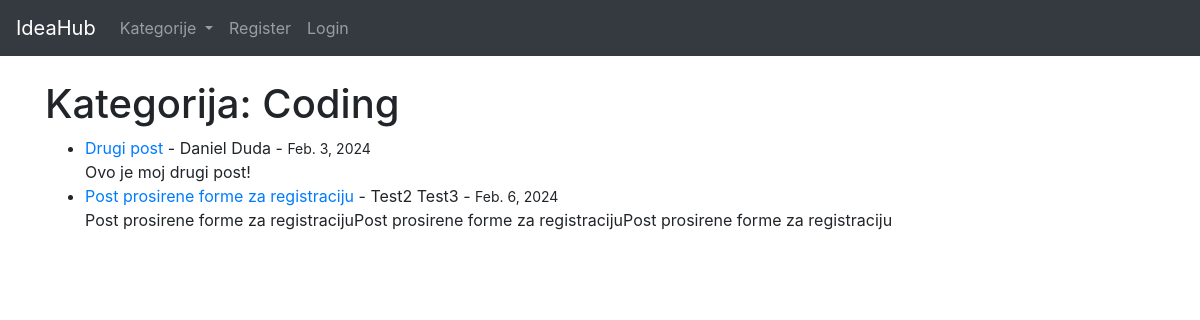
The page /kategorija/coding/ on the database as committed earlier.
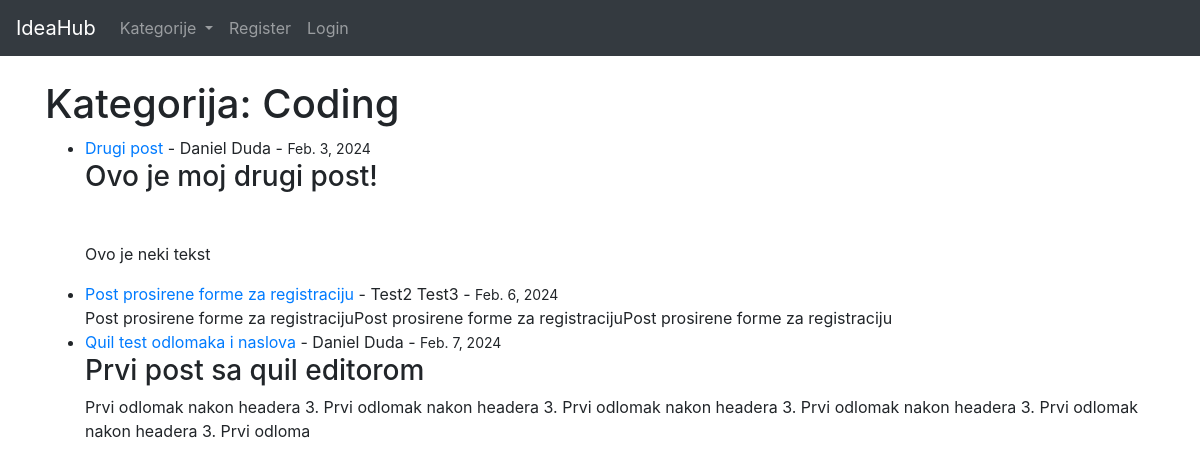
The same page on the database as committed later.
### IdeaHub/models.py (models this page shows, shortened)
class Post(models.Model):
    title = models.CharField(max_length=255)
    title_tag = models.CharField(max_length=255, default="IdeaHub")
    header_image = models.ImageField(null=True, blank=True, upload_to="images/")
    author = models.ForeignKey(User, on_delete=models.CASCADE)
    body = models.TextField()
    post_date = models.DateField(auto_now_add=True)
    category = models.CharField(max_length=255, default='undefined')
    likes = models.ManyToManyField(User, related_name="blog_posts") # ManyToMany --> post_id + user_id

### IdeaHub/views.py (the view)
# urls.py: path('kategorija/<str:categories>/', CategoryView, name='category'),
def CategoryView(request, categories):
    category_post = Post.objects.filter(category=categories.replace('-', ' '))
    return render(request, 'category.html', {'categories':categories.title().replace('-', ' '), 'category_post':category_post})

### IdeaHub/context_processors.py (called while the page is built)
def category_menu(request):
    return {'category_menu': Category.objects.all()}

### IdeaHub/models.py (called while the page is built)
    def __str__(self):
        return self.name

### IdeaHub/templates/category.html (shortened to what this page needs)
{% extends "base_generic.html" %}
        {% block content %}
            {% if category_post %}
                <h1>Kategorija: {{ categories }}</h1>
                <ul>
                    {% for post in category_post %}
                        <li>
                            <a href="{% url 'IdeaHub:idea_detail' post.pk %}">{{ post.title }}</a> - {{ post.author.first_name }} {{ post.author.last_name }} -
                            <small> {{post.post_date}} </small>
                            <br/>
                            {{ post.body|slice:":200"|safe }}
                        </li>
                    {% endfor %}
                </ul>
            {% else %}
                Sorry this page does not exist.
            {% endif %}
        {% endblock %}

### IdeaHub/templates/base_generic.html (shortened to what this page needs)
<!doctype html>
<html lang="en">
  <head>
    <link rel="stylesheet" href="https://cdn.jsdelivr.net/npm/bootstrap@4.6.2/dist/css/bootstrap.min.css">
    <link href="https://cdn.quilljs.com/1.3.6/quill.snow.css" rel="stylesheet">
  </head>
  <body>
    <nav class="navbar navbar-expand-lg navbar-dark bg-dark">
        <a class="navbar-brand" href="{% url 'IdeaHub:homepage' %}">IdeaHub</a>
        <div class="collapse navbar-collapse" id="navbarSupportedContent">
          <ul class="navbar-nav mr-auto">
            {% if category_menu %}
              <li class="nav-item dropdown">
                <a class="nav-link dropdown-toggle" href="#" role="button" data-toggle="dropdown" aria-expanded="false">
                  Kategorije
                </a>
              </li>
            {% endif %}
            {% if user.is_authenticated %}
              <li class="nav-item">
                <a class="nav-link" href="{% url 'IdeaHub:add_post' %}">Add post</a>
              </li>
              <li class="nav-item">
                <a class="nav-link" href="{% url 'IdeaHub:add_category' %}">Add category</a>
              </li>
              <li class="nav-item">
                <a class="nav-link" href="{% url 'loginapp:edit_profile' %}">Edit profile</a>
              </li>
              <li class="nav-item">
                <a class="nav-link" href="#" onclick="event.preventDefault(); document.getElementById('logout-form').submit();">Logout</a>
              </li>
              <form id="logout-form" action="{% url 'logout' %}" method="post" style="display: none;">
                {% csrf_token %}
              </form>
            {% else %}
              <li class="nav-item">
                <a class="nav-link" href="{% url 'loginapp:register' %}">Register</a>
              </li>
              <li class="nav-item">
                <a class="nav-link" href="{% url 'login' %}">Login</a>
              </li>
            {% endif %}
          </ul>
        </div>
      </nav>
    <br/>
    <div class="container">
        {% block content %}
        {% endblock %}
    </div>
  </body>
</html>

Rows that differ between the two databases and show on the page:
changed Post "Drugi post": body "Ovo je moj drugi post!" → "Ovo je moj drugi post! Ovo je neki tekst"
added Post: title "Quil test odlomaka i naslova", author.first_name "Daniel", author.last_name "Duda", post_date "Feb. 7, 2024", body "Prvi post sa quil editorom Prvi odlomak nakon headera 3. Prvi odlomak nakon headera 3. Prvi odlomak nakon headera 3. Prvi odlomak nakon headera 3. Prvi odlomak nakon headera 3. Prvi odloma"
